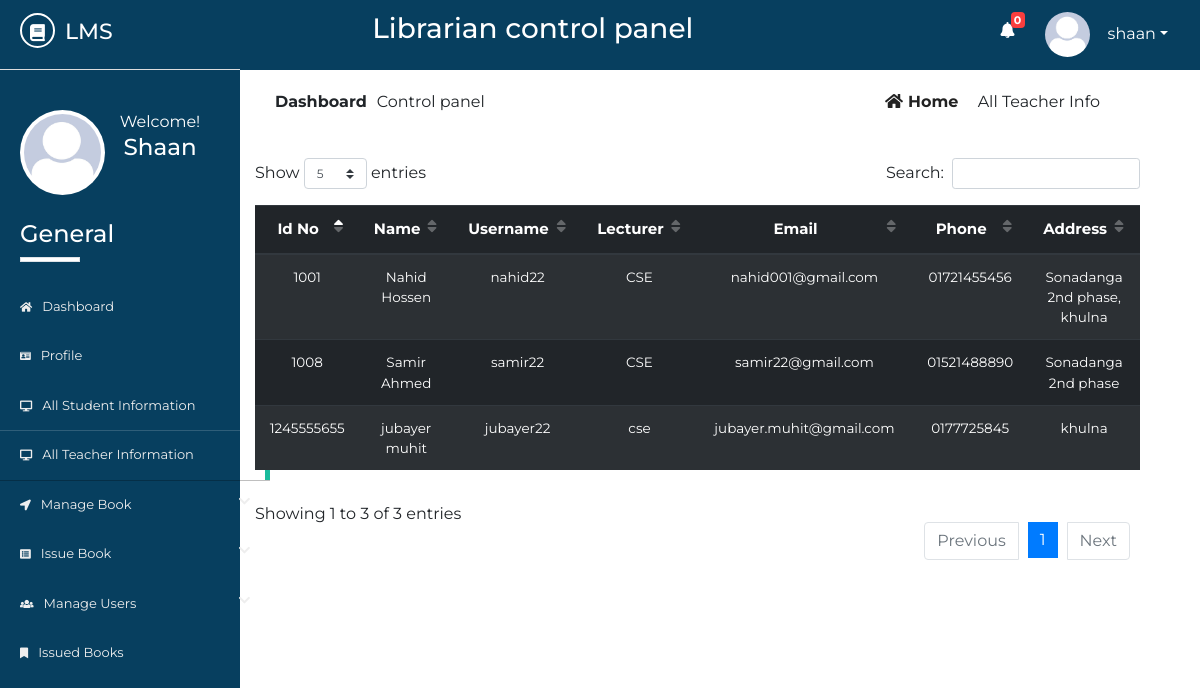
The app's page /all-teacher-info.php (signed in) with its own data.
### tables this page shows
CREATE TABLE `lib_registration` (
  `id` int(2) NOT NULL,
  `name` varchar(50) NOT NULL,
  `username` varchar(20) NOT NULL,
  `password` varchar(20) NOT NULL,
  `email` varchar(50) NOT NULL,
  `phone` varchar(20) NOT NULL,
  `address` varchar(100) NOT NULL,
  `photo` varchar(500) NOT NULL,
  `status` varchar(7) NOT NULL
);

CREATE TABLE `t_registration` (
  `id` int(10) NOT NULL,
  `name` varchar(50) NOT NULL,
  `username` varchar(50) NOT NULL,
  `password` varchar(50) NOT NULL,
  `lecturer` varchar(50) NOT NULL,
  `email` varchar(50) NOT NULL,
  `phone` varchar(20) NOT NULL,
  `idno` varchar(20) NOT NULL,
  `address` varchar(100) NOT NULL,
  `utype` varchar(7) NOT NULL,
  `photo` varchar(500) NOT NULL,
  `status` varchar(7) NOT NULL,
  `vkey` varchar(250) NOT NULL,
  `verified` varchar(3) NOT NULL
);

### all-teacher-info.php (the view, shortened to what this page needs)
        <?php
    $page = 'tinfo';
    include 'inc/connection.php';
?>
<!DOCTYPE html>
<html lang="en">
<head>
	<link rel="stylesheet" href="inc/css/bootstrap.min.css">
	<link rel="stylesheet" href="inc/css/bootstrap-select.min.css">
	<link rel="stylesheet" href="inc/css/fontawesome-all.min.css">
	<link rel="stylesheet" href="inc/css/datatables.min.css">
	<link rel="stylesheet" href="inc/css/pro1.css">
</head>
<body>
    <div class="main-content">
        <?php
            include 'inc/header.php';
        ?>
        <div class="dashboard-content">
            <div class="dashboard-header">
                <div class="container">
                    <div class="row">
                        <div class="col-md-6">
                            <div class="left">
                                <p><span>dashboard</span>Control panel</p>
                            </div>
                        </div>
                        <div class="col-md-6">
                            <div class="right text-right">
                                <a href="dashboard.php"><i class="fas fa-home"></i>home</a>
                                <span class="disabled">all teacher info</span>
                            </div>
                        </div>
                    </div>
                    <div class="student-wrapper">
                        <div class="row">
                            <div class="col-md-12">
                                <div class="std-info">
                                    <table id="dtBasicExample" class="table table-striped table-dark text-center">
                                        <thead>
                                            <tr>
                                                <th>Id No</th>
                                                <th>Name</th>
                                                <th>Username</th>
                                                <th>Lecturer</th>
                                                <th>Email</th>
                                                <th>Phone</th>
                                                <th>Address</th>
                                            </tr>
                                        </thead>
                                        <tbody>
                                            <?php
                                                $res= mysqli_query($link, "select * from t_registration");
                                                while ($row=mysqli_fetch_array($res)) {
                                                    echo "<tr>";
                                                    echo "<td>"; echo $row["idno"]; echo "</td>";
                                                    echo "<td>"; echo $row["name"]; echo "</td>";
                                                    echo "<td>"; echo $row["username"]; echo "</td>";
                                                    echo "<td>"; echo $row["lecturer"]; echo "</td>";
                                                    echo "<td>"; echo $row["email"]; echo "</td>";
                                                    echo "<td>"; echo $row["phone"]; echo "</td>";
                                                    echo "<td>"; echo $row["address"]; echo "</td>";
                                                    echo "</tr>";
                                                }
                                            ?>
                                        </tbody>
                                    </table>
                                </div>
                            </div>
                        </div>
                    </div>
                </div>
            </div>
        </div>
        <?php
            include 'inc/footer.php';
        ?>
</body>
</html>

### inc/header.php (shortened to what this page needs)
<?php
    include 'inc/connection.php';
    $res = mysqli_query($link,"select * from request_books where read1='no'");
    $not= mysqli_num_rows($res);
 ?>
	<div class="left-sidebar">
		<div class="p-title">
			<h3><a href=""><i class="fas fa-book"></i><span>lms</span></a></h3>
		</div>
		<div class="profile">
			<div class="profile-pic">
				<?php
					$res = mysqli_query($link, "select * from lib_registration where username='".$_SESSION['username']."'");
					while ($row = mysqli_fetch_array($res)){
						?><img src="<?php echo $row["photo"]; ?> " height="" width="" alt="something wrong" class="rounded-circle"></a> <?php
					}
				?>
			</div>
			<div class="profile-info text-center">
				<span>Welcome!</span>
				<h2>
					<?php
						$res = mysqli_query($link, "select * from lib_registration where username='".$_SESSION['username']."'");
						while ($row = mysqli_fetch_array($res)){
						$name  =  $row["name"];
						echo $name;
						}
					?>
				</h2>
			</div>
		</div>
		<div class="sidebar-menu">
			<h3>General</h3>
			<div class="border"></div>
			<ul>
				<li class="menu <?php if($page=='home'){ echo 'active';} ?>">
					<a href="dashboard.php"><i class="fas fa-home"></i>Dashboard</a>
				</li>
					<li class="menu <?php if($page=='profile'){ echo 'active';} ?>">
					<a href="profile.php"><i class="fas fa-id-card"></i>profile</a>
				</li>
				<li class="menu <?php if($page=='sinfo'){ echo 'active';} ?>">
					<a href="all-student-info.php"><i class="fas fa-desktop"></i>all student information</a>
				</li>
				<li class="menu <?php if($page=='tinfo'){ echo 'active';} ?>">
					<a href="all-teacher-info.php"><i class="fas fa-desktop"></i>all teacher information</a>
				</li>
				<li class="menu menu-toggle2">
					<a href="#"><i class="fas fa-location-arrow"></i>manage book <span class="fa fa-chevron-down"></span></a>
				</li>
				<li class="menu menu-toggle1">
					<a href="#"><i class="fas fa-list-alt"></i>issue book <span class="fa fa-chevron-down"></span></a>
				</li>
				<li class="menu menu-toggle3">
					<a href="#"><i class="fas fa-users"></i>manage users <span class="fa fa-chevron-down"></span></a>
				</li>
					<li class="menu <?php if($page=='ibook'){ echo 'active';} ?>">
					<a href="issued-books.php"><i class="fas fa-bookmark"></i>issued books</a>
				</li>
			</ul>
		</div>
	</div>
	<div class="content">
		<div class="inner">
			<div class="heading text-center">
				<h3>Librarian control panel</h3>
			</div>
			<div class="header-profile text-right">
				<ul>
					<li class="icon">
						<a href="requested-books.php" ><i class="fas fa-bell"></i></a>
						<span class="count" onclick="window.location='requested-books.php'"><b><?php echo $not; ?></b></span>
					</li>
					<li class="dropdown">
						<?php
								$res = mysqli_query($link, "select * from lib_registration where username='".$_SESSION['username']."'");
								while ($row = mysqli_fetch_array($res)){
									?><a href="" class="dropdown-toggle" data-toggle="dropdown"><img src="<?php echo $row["photo"]; ?>" alt=""><span><?php echo $_SESSION["username"]; ?></span></a> <?php
								}
						?>
					</li>
				</ul>
			</div>
		</div>
	</div>

### inc/css/pro1.css (style rules this page uses)
* { margin: 0; padding: 0; }
body { font-family: 'Montserrat', sans-serif; }
.border { width: 60px; height: 5px; background: #fff; }
.main-content { width: 100%; height: 80vw; }
.main-content .left-sidebar { width: 20%; height: 100%; background: #073f5f; float: left; }
.main-content .left-sidebar .p-title { width: 100%; padding: 13px; padding-left: 20px; background: #073f5f; border-bottom: 1px solid #ddd; }
.main-content .p-title a { text-decoration: none; color: #fff; font-size: 22px; text-transform: uppercase; }
.main-content .p-title a i { width: 35px; height: 35px; line-height: 35px; text-align: center; font-size: 17px; border-radius: 50%; border: 2px solid #fff; }
.main-content .p-title a span { margin-left: 10px; }
.main-content .left-sidebar .profile { width: 100%; padding: 20px; margin-top: 0; padding-top: 0; }
.main-content .left-sidebar .profile .profile-pic { width: 40%; float: left; }
.main-content .left-sidebar .profile img { width: 85px; height: 85px; position: inherit; padding: 4px; background: #fff; overflow: hidden; }
.main-content .left-sidebar .profile .profile-info { width: 60%; float: left; color: #fff; }
.main-content .left-sidebar .profile .profile-info h2 { font-size: 23px; }
.sidebar-menu { color: #fff; width: 100%; padding-top: 60px; padding-left: 0; }
.sidebar-menu h3 { margin-left: 20px; font-size: 24px; }
.sidebar-menu .border { margin-left: 20px; margin-bottom: 20px; }
.sidebar-menu ul li a { text-decoration: none; color: #eee; width: 270px; padding: 15px 20px; font-size: 13px; display: block; text-transform: capitalize; transition: all .5s ease; }
.sidebar-menu ul { padding-left: 0; }
.sidebar-menu ul li a i { margin-right: 10px; font-size: smaller; }
.sidebar-menu ul li a span { float: right; }
.content { width: 80%; height: auto; float: right; }
.content .inner { width: 100%; height: 70px; background: #073f5f; padding: 12px; }
.content .inner .heading { width: 60%; float: left; color: #fff; }
.content .inner .header-profile { width: calc(40%-20px); float: right; margin-right: 20px; position: relative; }
.content .inner .header-profile .icon i { margin-right: 30px; font-size: 16px; margin-top: 10px; }
.header-profile .dropdown span { color: #fff; margin-left: 10px; }
.header-profile .icon span { color: #fff; position: absolute; left: 10px; top: 0; font-size: 11px; width: 14px; height: 16px; line-height: 16px; text-align: center; border-radius: 4px; background: #FA3E3E; }
.header-profile ul li { list-style: none; float: left; }
.header-profile ul li i { color: #fff; }
.header-profile img { width: 40px; height: 40px; border-radius: 50%; margin-right: 8px; }
.dropdown a { text-decoration: none; color: #fff; }
.dropdown img { width: 45px; height: 45px; border-radius: 50%; }
.dashboard-header .left { padding: 20px; }
.dashboard-header .left p span { text-transform: capitalize; margin-right: 10px; font-weight: bold; }
.dashboard-header .right { padding: 20px; margin-right: 20px; }
.dashboard-header .right a { text-transform: capitalize; text-decoration: none; color: #222; margin-right: 15px; font-weight: bold; }
.dashboard-header .right a i { margin-right: 5px; }
.dashboard-header .right span { text-transform: capitalize; }
.std-info table tbody { font-size: 13.5px; }
.std-info table thead { font-size: 15px; }
.sidebar-menu li.active a { box-shadow: rgba(0, 0, 0, 0.25) 0 1px 0, inset rgba(255, 255, 255, 0.16) 0 1px 0; border-right: 5px solid #1ABB9C; }

### records on screen
lib_registration: photo (picture), name "Shaan"
t_registration: idno "1001", name "Nahid Hossen", username "nahid22", lecturer "CSE", email "nahid001@gmail.com", phone "01721455456", address "Sonadanga 2nd phase, khulna"
t_registration: idno "1008", name "Samir Ahmed", username "samir22", lecturer "CSE", email "samir22@gmail.com", phone "01521488890", address "Sonadanga 2nd phase"
t_registration: idno "1245555655", name "jubayer muhit", username "jubayer22", lecturer "cse", email "jubayer.muhit@gmail.com", phone "0177725845", address "khulna"

### other values on screen
$not "0"
